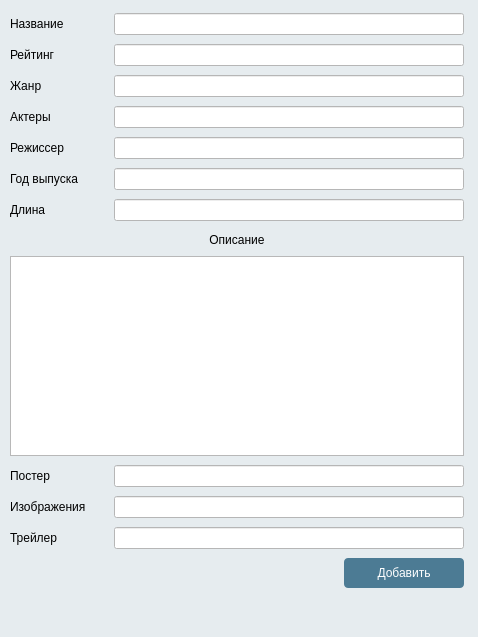
<?xml version="1.0" encoding="UTF-8"?>
<ui version="4.0">
 <class>Form</class>
 <widget class="QWidget" name="Form">
  <property name="geometry">
   <rect>
    <x>0</x>
    <y>0</y>
    <width>478</width>
    <height>637</height>
   </rect>
  </property>
  <property name="windowTitle">
   <string>Form</string>
  </property>
  <property name="windowIcon">
   <iconset>
    <normaloff>../system_image/log2.bmp</normaloff>../system_image/log2.bmp</iconset>
  </property>
  <property name="styleSheet">
   <string notr="true">QWidget{
	background-color: #E6ECEF;
}
* {
gridline-color: hsl(205, 69%, 19%)
}
QLineEdit{
	background: white;
}
QPushButton{
	background-color: hsl(201, 32%, 44%);
    border-radius: 4px;
    color: white;
}
QPushButton:pressed{
	background-color: hsl(200, 27%, 40%);
}
QPushButton:hover:!pressed{
	background-color: hsl(200, 46%, 63);
}</string>
  </property>
  <widget class="QWidget" name="layoutWidget">
   <property name="geometry">
    <rect>
     <x>0</x>
     <y>0</y>
     <width>474</width>
     <height>631</height>
    </rect>
   </property>
   <layout class="QVBoxLayout" name="verticalLayout">
    <property name="leftMargin">
     <number>10</number>
    </property>
    <property name="topMargin">
     <number>10</number>
    </property>
    <property name="rightMargin">
     <number>10</number>
    </property>
    <property name="bottomMargin">
     <number>10</number>
    </property>
    <item>
     <layout class="QHBoxLayout" name="horizontalLayout">
      <item>
       <widget class="QLabel" name="label">
        <property name="minimumSize">
         <size>
          <width>80</width>
          <height>0</height>
         </size>
        </property>
        <property name="text">
         <string>Название</string>
        </property>
       </widget>
      </item>
      <item>
       <widget class="QLineEdit" name="lineEdit">
        <property name="minimumSize">
         <size>
          <width>300</width>
          <height>0</height>
         </size>
        </property>
        <property name="maximumSize">
         <size>
          <width>350</width>
          <height>16777215</height>
         </size>
        </property>
       </widget>
      </item>
     </layout>
    </item>
    <item>
     <layout class="QHBoxLayout" name="horizontalLayout_2">
      <item>
       <widget class="QLabel" name="label_2">
        <property name="text">
         <string>Рейтинг</string>
        </property>
       </widget>
      </item>
      <item>
       <widget class="QLineEdit" name="lineEdit_2">
        <property name="minimumSize">
         <size>
          <width>300</width>
          <height>0</height>
         </size>
        </property>
        <property name="maximumSize">
         <size>
          <width>350</width>
          <height>16777215</height>
         </size>
        </property>
       </widget>
      </item>
     </layout>
    </item>
    <item>
     <layout class="QHBoxLayout" name="horizontalLayout_3">
      <item>
       <widget class="QLabel" name="label_3">
        <property name="minimumSize">
         <size>
          <width>80</width>
          <height>0</height>
         </size>
        </property>
        <property name="text">
         <string>Жанр</string>
        </property>
       </widget>
      </item>
      <item>
       <widget class="QLineEdit" name="lineEdit_3">
        <property name="minimumSize">
         <size>
          <width>300</width>
          <height>0</height>
         </size>
        </property>
        <property name="maximumSize">
         <size>
          <width>350</width>
          <height>16777215</height>
         </size>
        </property>
       </widget>
      </item>
     </layout>
    </item>
    <item>
     <layout class="QHBoxLayout" name="horizontalLayout_4">
      <item>
       <widget class="QLabel" name="label_4">
        <property name="text">
         <string>Актеры</string>
        </property>
       </widget>
      </item>
      <item>
       <widget class="QLineEdit" name="lineEdit_4">
        <property name="minimumSize">
         <size>
          <width>300</width>
          <height>0</height>
         </size>
        </property>
        <property name="maximumSize">
         <size>
          <width>350</width>
          <height>16777215</height>
         </size>
        </property>
       </widget>
      </item>
     </layout>
    </item>
    <item>
     <layout class="QHBoxLayout" name="horizontalLayout_5">
      <item>
       <widget class="QLabel" name="label_5">
        <property name="text">
         <string>Режиссер</string>
        </property>
       </widget>
      </item>
      <item>
       <widget class="QLineEdit" name="lineEdit_5">
        <property name="minimumSize">
         <size>
          <width>300</width>
          <height>0</height>
         </size>
        </property>
        <property name="maximumSize">
         <size>
          <width>350</width>
          <height>16777215</height>
         </size>
        </property>
       </widget>
      </item>
     </layout>
    </item>
    <item>
     <layout class="QHBoxLayout" name="horizontalLayout_6">
      <item>
       <widget class="QLabel" name="label_6">
        <property name="minimumSize">
         <size>
          <width>80</width>
          <height>0</height>
         </size>
        </property>
        <property name="text">
         <string>Год выпуска</string>
        </property>
       </widget>
      </item>
      <item>
       <widget class="QLineEdit" name="lineEdit_6">
        <property name="minimumSize">
         <size>
          <width>300</width>
          <height>0</height>
         </size>
        </property>
        <property name="maximumSize">
         <size>
          <width>350</width>
          <height>16777215</height>
         </size>
        </property>
       </widget>
      </item>
     </layout>
    </item>
    <item>
     <layout class="QHBoxLayout" name="horizontalLayout_7">
      <item>
       <widget class="QLabel" name="label_7">
        <property name="minimumSize">
         <size>
          <width>80</width>
          <height>0</height>
         </size>
        </property>
        <property name="text">
         <string>Длина</string>
        </property>
       </widget>
      </item>
      <item>
       <widget class="QLineEdit" name="lineEdit_7">
        <property name="minimumSize">
         <size>
          <width>300</width>
          <height>0</height>
         </size>
        </property>
        <property name="maximumSize">
         <size>
          <width>350</width>
          <height>16777215</height>
         </size>
        </property>
       </widget>
      </item>
     </layout>
    </item>
    <item>
     <layout class="QVBoxLayout" name="verticalLayout_8">
      <item>
       <widget class="QLabel" name="label_8">
        <property name="minimumSize">
         <size>
          <width>0</width>
          <height>20</height>
         </size>
        </property>
        <property name="maximumSize">
         <size>
          <width>16777215</width>
          <height>20</height>
         </size>
        </property>
        <property name="text">
         <string>Описание</string>
        </property>
        <property name="alignment">
         <set>Qt::AlignCenter</set>
        </property>
       </widget>
      </item>
      <item>
       <widget class="QPlainTextEdit" name="lineEdit_8">
        <property name="sizePolicy">
         <sizepolicy hsizetype="Expanding" vsizetype="Fixed">
          <horstretch>0</horstretch>
          <verstretch>0</verstretch>
         </sizepolicy>
        </property>
        <property name="minimumSize">
         <size>
          <width>0</width>
          <height>200</height>
         </size>
        </property>
        <property name="styleSheet">
         <string notr="true">background-color: none;</string>
        </property>
       </widget>
      </item>
     </layout>
    </item>
    <item>
     <layout class="QHBoxLayout" name="horizontalLayout_9">
      <item>
       <widget class="QLabel" name="label_9">
        <property name="text">
         <string>Постер</string>
        </property>
       </widget>
      </item>
      <item>
       <widget class="QLineEdit" name="lineEdit_9">
        <property name="maximumSize">
         <size>
          <width>350</width>
          <height>16777215</height>
         </size>
        </property>
       </widget>
      </item>
     </layout>
    </item>
    <item>
     <layout class="QHBoxLayout" name="horizontalLayout_10">
      <item>
       <widget class="QLabel" name="label_10">
        <property name="text">
         <string>Изображения</string>
        </property>
       </widget>
      </item>
      <item>
       <widget class="QLineEdit" name="lineEdit_10">
        <property name="maximumSize">
         <size>
          <width>350</width>
          <height>16777215</height>
         </size>
        </property>
       </widget>
      </item>
     </layout>
    </item>
    <item>
     <layout class="QHBoxLayout" name="horizontalLayout_11">
      <item>
       <widget class="QLabel" name="label_11">
        <property name="text">
         <string>Трейлер</string>
        </property>
       </widget>
      </item>
      <item>
       <widget class="QLineEdit" name="lineEdit_11">
        <property name="maximumSize">
         <size>
          <width>350</width>
          <height>16777215</height>
         </size>
        </property>
       </widget>
      </item>
     </layout>
    </item>
    <item>
     <layout class="QHBoxLayout" name="horizontalLayout_12">
      <item>
       <spacer name="horizontalSpacer">
        <property name="orientation">
         <enum>Qt::Horizontal</enum>
        </property>
        <property name="sizeHint" stdset="0">
         <size>
          <width>40</width>
          <height>20</height>
         </size>
        </property>
       </spacer>
      </item>
      <item>
       <widget class="QPushButton" name="pushButton">
        <property name="minimumSize">
         <size>
          <width>120</width>
          <height>30</height>
         </size>
        </property>
        <property name="text">
         <string>Добавить</string>
        </property>
       </widget>
      </item>
     </layout>
    </item>
    <item>
     <widget class="QLabel" name="label_12">
      <property name="sizePolicy">
       <sizepolicy hsizetype="Preferred" vsizetype="Fixed">
        <horstretch>0</horstretch>
        <verstretch>0</verstretch>
       </sizepolicy>
      </property>
      <property name="minimumSize">
       <size>
        <width>0</width>
        <height>0</height>
       </size>
      </property>
      <property name="text">
       <string/>
      </property>
     </widget>
    </item>
   </layout>
  </widget>
 </widget>
 <resources/>
 <connections/>
</ui>
